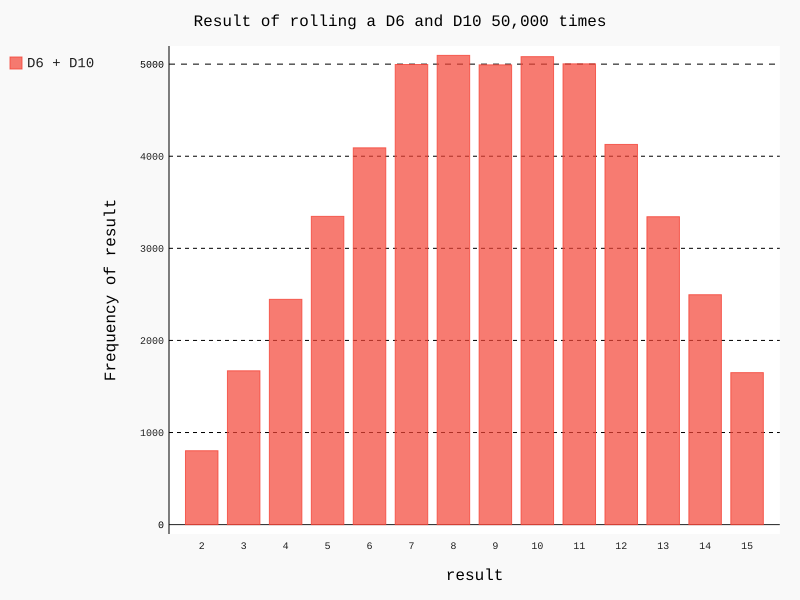

Python code for this plot:
# 掷一个六面和一个十面的骰子
import pygal

from die import Die

# 创建实例
die_1 = Die()
die_2 = Die(10)

# 存储结果
results = []
for roll_num in range(1, 50001):
    result = die_1.roll() + die_2.roll()
    results.append(result)

# 分析结果
frequencies = []
for value in range(2, die_1.num_sides + die_2.num_sides):
    frequency = results.count(value)
    frequencies.append(frequency)
    
# 可视化结果
hist = pygal.Bar()
hist.title = "Result of rolling a D6 and D10 50,000 times"
hist.x_title = "result"
hist.y_title = "Frequency of result"
hist.x_labels = []
for value in range(2, die_1.num_sides + die_2.num_sides):
    hist.x_labels.append(value)

hist.add('D6 + D10', frequencies)
hist.render_to_file('different_dice.svg')
